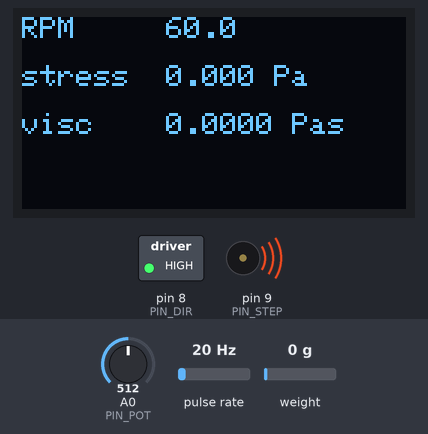
A sketch run on a simulated Arduino Nano, built with avr-gcc and run on an emulated ATmega328P. On the bench: 128×64 one-colour display, switched loads named in the sketch (green lamp = pin HIGH), buzzer (waves = sounding). Wiring (inferred from the names in the program): pulse sensor: data pin 2. The test bench sets the inputs (shaded band); at power-on: weight on the scale 0 g, A0 (PIN_POT) = 512, pulse rate 20 Hz. Pins used as bus, display or sensor lines are not drawn; what the sketch prints to the serial monitor is not drawn.

Above: at 2.2 s.
2.3 s: weight on the scale set to 100 g
At 3.2 s:
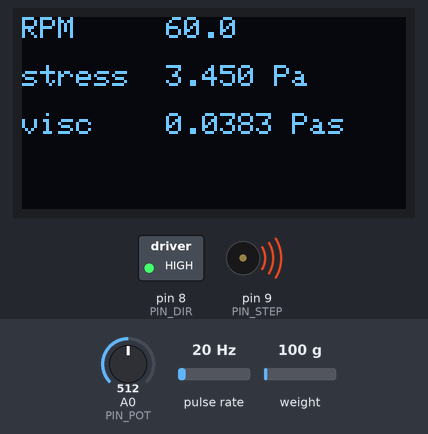
5.3 s: A0 (PIN_POT) set to 1023
At 7.4 s:
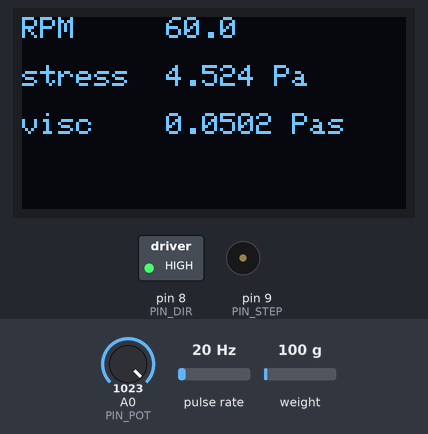
7.7 s: pulse rate (sensor on pin 2) set to 4 Hz
At 9.1 s:
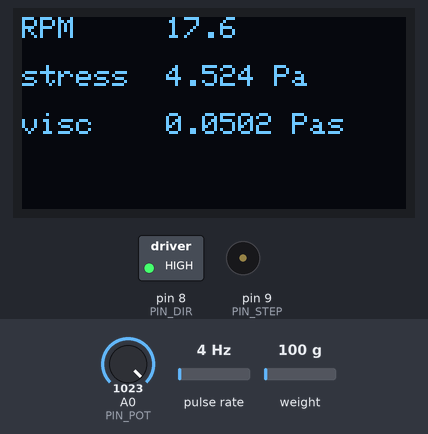
10.7 s: pulse rate (sensor on pin 2) set to 50 Hz
At 11.7 s:
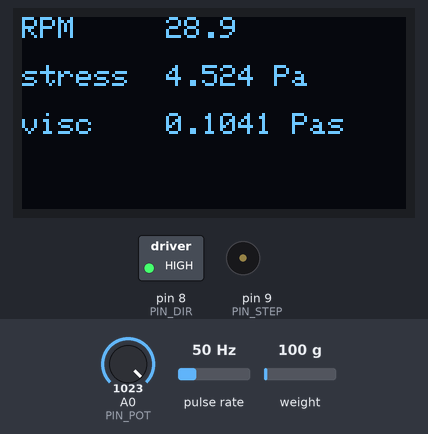
13.4 s: weight on the scale set to 1250 g
At 14.0 s:
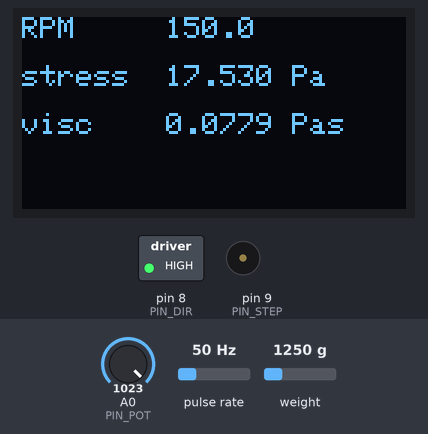
15.6 s: pulse rate (sensor on pin 2) set to 100 Hz
At 18.2 s:
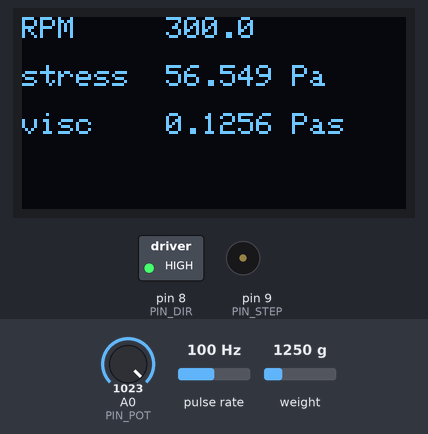
Timing chart, 0 to 19.3 s (numbered marks = the images above; inputs shaded):
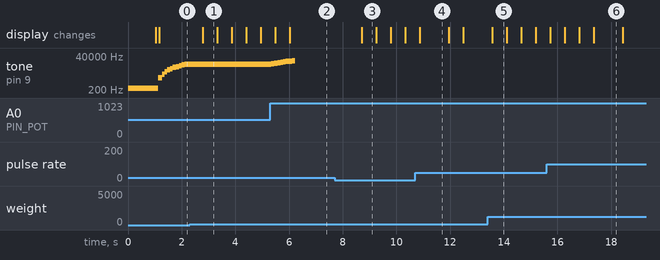

Measured:
- after the input at 2.3 s, the display: changes after 0.49 s (image 1)
- after the input at 5.3 s, tone on pin 9 (PIN_STEP): plays 11869 Hz for 0.10 s, 12945 Hz for 0.13 s, 14011 Hz for 0.10 s, 15066 Hz for 0.10 s, 16129 Hz for 0.10 s, 17204 Hz for 0.10 s … (8 notes in this stretch), starting after 0.05 s
- after the input at 7.7 s, the display: changes after 1.0 s (image 3)
- after the input at 10.7 s, the display: changes after 0.18 s (image 4)
- after the input at 13.4 s, the display: changes after 0.17 s (image 5)
- by itself, tone on pin 9 (PIN_STEP): plays 267 Hz for 1.1 s, 1333 Hz for 0.14 s, 2400 Hz for 0.10 s, 3466 Hz for 0.10 s, 4533 Hz for 0.10 s, 5598 Hz for 0.10 s … (11 notes in this stretch)
- what the display in image 1 shows lasts 0.5 s, from 2.8 s to 3.3 s

The sketch:

LC-RV.ino
```cpp
/* LC-RV -- low-cost rotational viscometer.  Arduino Nano (ATmega328P).

   A stepper spins a bob inside a cup of sample fluid.  The cup turns on
   a bearing and is held back by a load cell, so viscous drag in the
   annulus appears as a force at the cup wall.  Force, speed and
   geometry give shear rate, shear stress and viscosity; all three are
   computed here and streamed as CSV at 115200 baud.

   Step pulses come out of Timer1 in hardware on D9, so nothing this
   sketch does in software can disturb the rotation.  Nothing in loop()
   blocks either: the HX711 is polled with is_ready(), never through
   get_units(n), which averages n conversions and stalls for roughly
   half a second per call.

   Everything you may want to change lives in config.h.

   Knutson, M.; Weerakoon, S. P.; Ticknor, C. J.; Yavitt, B. M.;
   Priye, A. J. Chem. Educ. 2025, 102 (3), 1138-1145.
   https://doi.org/10.1021/acs.jchemed.4c01490 */

#include <util/atomic.h>
#include <Wire.h>
#include <Adafruit_GFX.h>
#include <Adafruit_SSD1306.h>
#include <HX711.h>
#include "config.h"

/* SRAM: the statics below plus the 1024-byte frame buffer that
   Adafruit_SSD1306::begin() malloc's take most of the Nano's 2 KB.
   That leaves a few hundred bytes of stack -- enough here, but it is
   why there is no String and no second buffer anywhere below. */

/* ---- Geometry, folded to SI at compile time ------------------------ */
/* K_SHEAR: narrow-gap shear rate, gdot = K_SHEAR*w, with R_b/G = 14.333
            for the 43 mm bob.
   AREA:    wetted area of the cup wall, 2*pi*Rc*h = 4.3354e-3 m^2 at
            h = 30 mm.  The load-cell force acts over it: tau = F/A. */
static const float R_B     = BOB_DIAMETER_MM * 0.0005f;
static const float R_C     = CUP_RADIUS_MM * 0.001f;
static const float G_STD   = 9.80665f;
static const float K_SHEAR = R_B / (GAP_MM * 0.001f);
static const float AREA    = 6.283185f * R_C * (WETTED_HEIGHT_MM * 0.001f);

/* ---- Speed --------------------------------------------------------- */
/* Timer1 runs CTC with prescaler 1 and toggles OC1A, so one step pulse
   is two compare matches:  OCR1A = F_CPU/2 * 60 / (STEPS_PER_REV*RPM) - 1
   = 150000/RPM - 1.  400 RPM -> 374, 5 RPM -> 29999.  Below 5 RPM the
   bearing friction dominates, above 400 the motor loses steps. */
static const float    MIN_RPM = 5.0f;
static const float    MAX_RPM = 400.0f;
static const uint32_t OCR_NUM = (F_CPU / 2UL) * 60UL / STEPS_PER_REV;

/* ---- State --------------------------------------------------------- */
HX711 scale;
Adafruit_SSD1306 oled(128, 64, &Wire, -1);

static float g_rpmSet  = MIN_RPM;   /* what Timer1 is doing now         */
static float g_rpmMeas = 0.0f;      /* what the IR sensor sees          */
static bool  g_tachoOk = false;
static float g_counts  = 0.0f;      /* filtered load-cell counts        */
static float g_zero    = 0.0f;      /* counts with the cup unloaded     */
static bool  g_cellOk  = false;
static bool  g_oledOk  = false;
static float g_stress  = 0.0f;      /* kept for the display             */
static float g_visc    = 0.0f;

static volatile uint32_t g_sumUs  = 0;   /* written by the INT0 handler */
static volatile uint32_t g_lastUs = 0;
static volatile uint16_t g_nPulse = 0;
static volatile bool     g_havePulse = false;

static uint32_t g_tSpeed = 0, g_tTacho = 0, g_tRow = 0, g_tOled = 0;
static uint32_t g_tWarn = 0;

/* True once every `period` ms.  millis() differences are unsigned, so
   this stays correct across the 49-day rollover. */
static bool due(uint32_t *t, uint16_t period)
{
  const uint32_t now = millis();
  if (now - *t < period) {
    return false;
  }
  *t = now;
  return true;
}

/* ---- Motor --------------------------------------------------------- */
static void motorSetRpm(float rpm)
{
  if (rpm < MIN_RPM) rpm = MIN_RPM;
  if (rpm > MAX_RPM) rpm = MAX_RPM;
  const uint16_t ocr = (uint16_t)((float)OCR_NUM / rpm + 0.5f) - 1;
  ATOMIC_BLOCK(ATOMIC_RESTORESTATE) {
    OCR1A = ocr;
    /* Rewind if the counter has already run past the new TOP; otherwise
       a slow-down leaves a gap of up to 4 ms in the step train. */
    if (TCNT1 > ocr) {
      TCNT1 = 0;
    }
  }
  g_rpmSet = rpm;
}

/* Follow the knob, but slew at 400 RPM/s: a stepper commanded from 5 to
   400 RPM in one step just stalls.  The 1 RPM deadband also absorbs the
   ADC jitter on A0. */
static void speedTick()
{
  const float want = MIN_RPM +
                     analogRead(PIN_POT) * ((MAX_RPM - MIN_RPM) / 1023.0f);
  float d = want - g_rpmSet;
  if (fabs(d) < 1.0f) {
    return;
  }
  if (d >  20.0f) d =  20.0f;
  if (d < -20.0f) d = -20.0f;
  motorSetRpm(g_rpmSet + d);
}

/* ---- Tachometer ---------------------------------------------------- */
static void tachoIsr()
{
  const uint32_t now = micros();
  if (g_havePulse) {
    g_sumUs += now - g_lastUs;
    g_nPulse++;
  }
  g_lastUs = now;
  g_havePulse = true;
}

static void tachoUpdate()
{
  uint32_t sum, last;
  uint16_t n;
  ATOMIC_BLOCK(ATOMIC_RESTORESTATE) {
    sum = g_sumUs;
    n = g_nPulse;
    last = g_lastUs;
    g_sumUs = 0;
    g_nPulse = 0;
  }
  if (n > 0) {
    g_rpmMeas = 60000000.0f / (((float)sum / n) * IR_PULSES_PER_REV);
    g_tachoOk = true;
  } else if (micros() - last > 3000000UL) {
    /* At 5 RPM the pulses are 600 ms apart, so an empty window is not
       yet evidence of a stall; three seconds of silence is. */
    g_rpmMeas = 0.0f;
    g_tachoOk = false;
  }
}

/* ---- Load cell ----------------------------------------------------- */
/* is_ready() is a single digitalRead of DOUT; read() then takes about
   0.3 ms.  The HX711 delivers 10 samples per second, so this smooths
   with a light exponential average rather than a long block average. */
static void loadCellPoll()
{
  if (!scale.is_ready()) {
    return;
  }
  const float raw = (float)scale.read();
  g_counts = g_cellOk ? g_counts + 0.25f * (raw - g_counts) : raw;
  g_cellOk = true;
}

/* ---- Output -------------------------------------------------------- */
static void emitRow()
{
  const float rpm = g_tachoOk ? g_rpmMeas : g_rpmSet;
  const float w = rpm * 0.10471976f;              /* 2*pi*RPM/60 [rad/s] */
  const float force_g = (g_counts - g_zero) / CALIBRATION_FACTOR;
  const float gdot = K_SHEAR * w;
  /* tau = F/A, with F = force_g grams weight on the cell. */
  g_stress = force_g * G_STD * 0.001f / AREA;
  g_visc = (gdot > 0.0f) ? g_stress / gdot : 0.0f;

  Serial.print(millis() * 0.001f, 2);
  Serial.print(',');
  Serial.print(rpm, 1);
  Serial.print(',');
  Serial.print(force_g, 3);
  Serial.print(',');
  Serial.print(gdot, 2);
  Serial.print(',');
  Serial.print(g_stress, 4);
  Serial.print(',');
  Serial.println(g_visc, 5);

  if (fabs(force_g) > LOADCELL_CAPACITY_G && due(&g_tWarn, 5000)) {
    Serial.println(F("# load cell near or past full scale"));
  }
}

static void oledUpdate()
{
  oled.clearDisplay();
  oled.setCursor(0, 0);
  oled.print(F("RPM     "));
  oled.print(g_tachoOk ? g_rpmMeas : g_rpmSet, 1);
  oled.setCursor(0, 16);
  oled.print(F("stress  "));
  oled.print(g_stress, 3);
  oled.print(F(" Pa"));
  oled.setCursor(0, 32);
  oled.print(F("visc    "));
  oled.print(g_visc, 4);
  oled.print(F(" Pas"));
  oled.display();
}

/* ---- Setup and loop ------------------------------------------------ */
void setup()
{
  Serial.begin(115200);

  pinMode(PIN_DIR, OUTPUT);
  digitalWrite(PIN_DIR, HIGH);
  pinMode(PIN_STEP, OUTPUT);
  ATOMIC_BLOCK(ATOMIC_RESTORESTATE) {
    TCCR1A = _BV(COM1A0);               /* toggle OC1A (D9) on match     */
    TCCR1B = _BV(WGM12) | _BV(CS10);    /* CTC, prescaler 1              */
    TIMSK1 = 0;                         /* no Timer1 interrupt needed    */
    TCNT1 = 0;
  }
  motorSetRpm(MIN_RPM);

  pinMode(PIN_TACHO, INPUT);
  attachInterrupt(digitalPinToInterrupt(PIN_TACHO), tachoIsr, RISING);

  /* Zero the load cell once, before anything turns.  Averaging blocks
     for about a second here, which is harmless with the motor idle. */
  scale.begin(PIN_HX711_DT, PIN_HX711_SCK);
  if (scale.wait_ready_timeout(1000)) {
    g_zero = (float)scale.read_average(10);
    g_counts = g_zero;
    g_cellOk = true;
  } else {
    Serial.println(F("# no HX711 on D3/D4"));
  }

  g_oledOk = oled.begin(SSD1306_SWITCHCAPVCC, OLED_ADDR);
  if (g_oledOk) {
    oled.setTextColor(SSD1306_WHITE);
    oled.setTextSize(1);
  } else {
    Serial.println(F("# no SSD1306 at 0x3C"));
  }

  Serial.println(
      F("t_s,rpm,force_g,shear_rate_1s,stress_Pa,viscosity_Pas"));
}

void loop()
{
  loadCellPoll();
  if (due(&g_tSpeed, 50)) {
    speedTick();
  }
  if (due(&g_tTacho, 1000)) {
    tachoUpdate();
  }
  if (due(&g_tRow, 250)) {
    emitRow();
  }
  if (g_oledOk && due(&g_tOled, 500)) {
    oledUpdate();
  }
}
```

config.h
```cpp
/* LC-RV configuration -- this is the only file you should need to edit.
   Change CALIBRATION_FACTOR to the number printed by
   firmware/calibration/calibrate, and BOB_DIAMETER_MM if you installed one
   of the other bobs. */

#ifndef LCRV_CONFIG_H
#define LCRV_CONFIG_H

/* ---- Pins (Arduino Nano) ------------------------------------------- */
#define PIN_TACHO      2      /* IR sensor OUT, INT0                    */
#define PIN_HX711_DT   3
#define PIN_HX711_SCK  4
#define PIN_DIR        8      /* A4988 DIR                              */
#define PIN_STEP       9      /* A4988 STEP -- must be D9, it is OC1A   */
#define PIN_POT       A0      /* speed potentiometer wiper              */
#define OLED_ADDR   0x3C      /* SSD1306 on A4/A5, fixed by the TWI pins */

/* ---- Geometry, millimetres ----------------------------------------- */
/* 43.0 gives the 1.5 mm gap; the spare bobs are 40.0 / 37.0 / 34.0.    */
#define BOB_DIAMETER_MM   43.0
#define CUP_RADIUS_MM     23.0
#define WETTED_HEIGHT_MM  30.0
/* Annular gap G = R_c - R_b, so 1.5 mm with the 43 mm bob.            */
#define GAP_MM   (CUP_RADIUS_MM - 0.5 * BOB_DIAMETER_MM)

/* ---- Calibration ---------------------------------------------------- */
/* Raw HX711 counts per gram, from calibrate.ino.  A 100 g cell at
   1 mV/V on 5 V lands near 2e4; the value below is a placeholder,
   replace it with your own.                                           */
#define CALIBRATION_FACTOR  21000.0

/* ---- Hardware ------------------------------------------------------- */
#define LOADCELL_CAPACITY_G 100.0  /* printed rating of the cell        */
#define STEPS_PER_REV       3200   /* 200 full steps x 1/16 microstep   */
#define IR_PULSES_PER_REV   20     /* slots in the printed encoder disc */

#endif /* LCRV_CONFIG_H */
```
